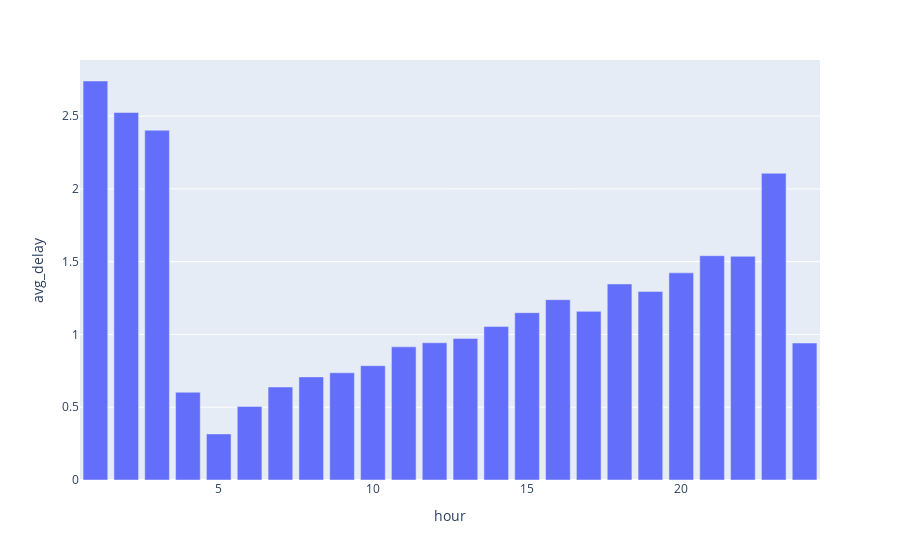

Here is the notebook cell this chart was saved with:
### Code cell
correlation = co_rel['avg_taxi_out'].corr(co_rel['avg_delay'])
correlation
# result of correlation=-0.5847034923477793

px.bar(co_rel, x='hour', y='avg_delay')
#plt.scatter(co_rel['hour'], co_rel['avg_delay'])
#plt.show

### Figure 1 — Plotly figure (JSON) as saved in the notebook; plotly's stock layout.template omitted (floating-point values rounded to 4 significant figures)
{"data": [{"alignmentgroup": "True", "hovertemplate": "hour=%{x}<br>avg_delay=%{y}<extra></extra>", "legendgroup": "", "marker": {"color": "#636efa", "pattern": {"shape": ""}}, "name": "", "offsetgroup": "", "orientation": "v", "showlegend": false, "textposition": "auto", "type": "bar", "x": [1, 2, 3, 4, 5, 6, 7, 8, 9, 10, 11, 12, 13, 14, 15, 16, 17, 18, 19, 20, 21, 22, 23, 24], "xaxis": "x", "y": [2.741, 2.524, 2.403, 0.6028, 0.3165, 0.505, 0.6388, 0.7084, 0.7365, 0.7853, 0.9145, 0.9427, 0.9725, 1.054, 1.149, 1.239, 1.158, 1.347, 1.295, 1.423, 1.541, 1.537, 2.107, 0.9409], "yaxis": "y"}], "layout": {"barmode": "relative", "legend": {"tracegroupgap": 0}, "margin": {"t": 60}, "xaxis": {"anchor": "y", "domain": [0, 1], "title": {"text": "hour"}}, "yaxis": {"anchor": "x", "domain": [0, 1], "title": {"text": "avg_delay"}}}}
